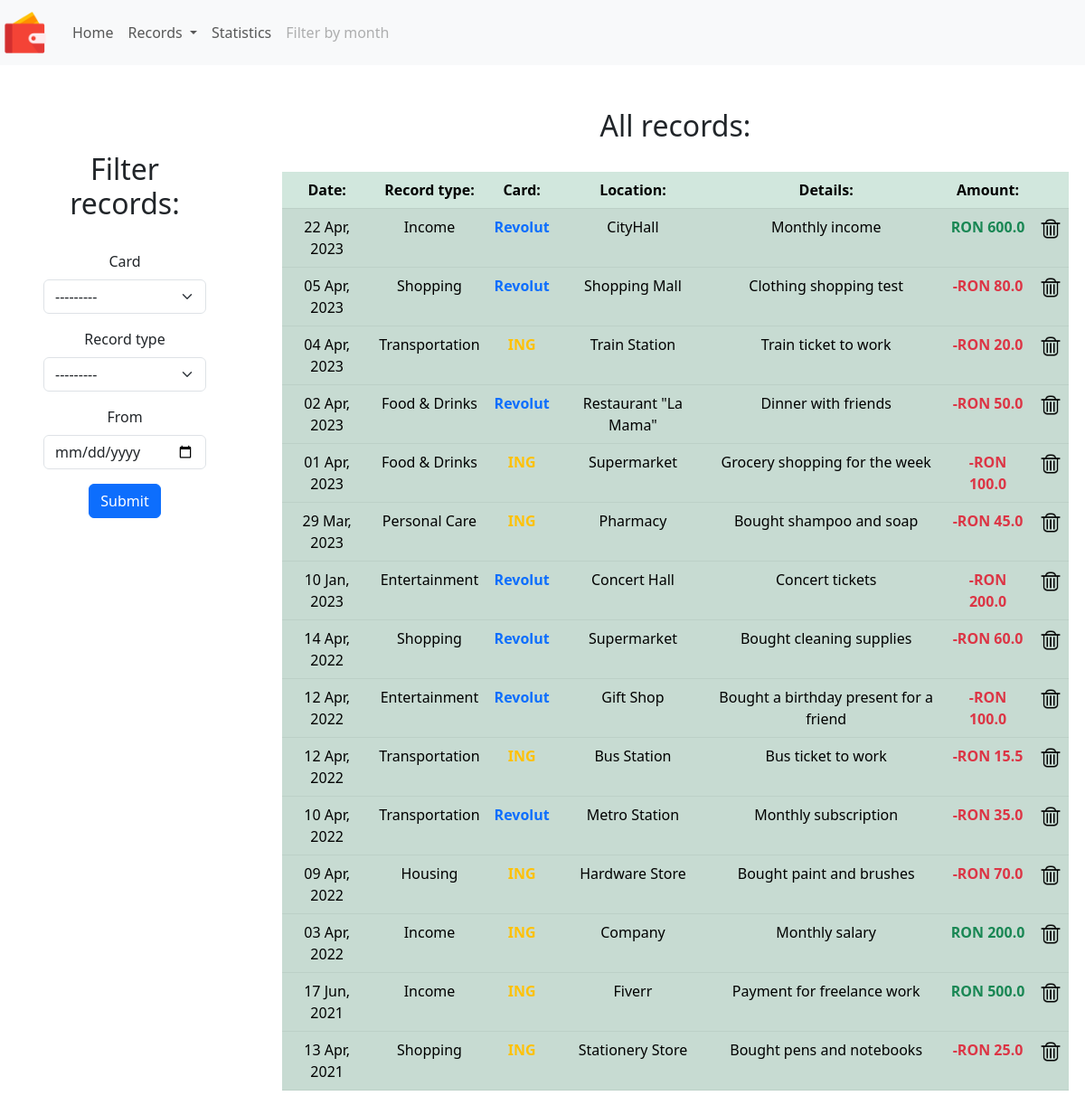
The page /spendings/ on the database its author committed.
### finances/models.py (models this page shows, shortened)
class Spending(models.Model):
    record_type = models.CharField(max_length=7, choices=RECORD_TYPE, default='other')
    paid_with = models.ForeignKey(BankAccount, blank=True, null=True, verbose_name='Card', on_delete=models.CASCADE)
    amount = models.FloatField(validators=[MinValueValidator(Decimal('0.01'))])
    category = models.ForeignKey(Category, blank=True, null=True, on_delete=models.CASCADE)
    date_time = models.DateTimeField()
    location = models.CharField(max_length=25,
                                validators=[RegexValidator('[+-/%@!(){}]', inverse_match=True)]
                                )
    description = models.TextField(max_length=300, blank=True,
                                   validators=[RegexValidator('[+-/%@!()"{}]', inverse_match=True)]
                                   )

class Category(models.Model):
    name = models.CharField('Category Name', max_length=30)
    def __str__(self):
        return self.name

class BankAccount(models.Model):
    name = models.CharField('Bank Account Name', max_length=15)
    balance = models.FloatField(default=0)
    def __str__(self):
        return self.name

### finances/views.py (the view)
# urls.py: path('spendings/', views.all_spendings, name='all-spendings'),
def all_spendings(request):
    spending_filter = SpendingFilter(request.GET, queryset=Spending.objects.all().order_by('-date_time'))
    context = {
        'form': spending_filter.form,
        'spendings_list': spending_filter.qs
    }
    return render(request, 'finances/spending_list.html', context)

### finances/templates/finances/spending_list.html (shortened to what this page needs)
{% extends "base.html" %}
{% load static %}
{% load crispy_forms_tags %}
{% block content %}
{% include 'includes/header.html' %}
<br><br>
<div class=" text-center">
    <div class="row">
    <div class="m-5 col-2" style="">
        <h2>Filter records:</h2>
        <br>
        <form method = 'GET' action="{% url 'finances:all-spendings' %}">
            {{ form|crispy }}
        <input type="submit" value="Submit" class="btn btn-primary">
        </form>
    </div>
            <div class="col-9">
                <div class="container">
                    <h2>All records:</h2>
                    <br>
<table class="table table-success table-striped table-hover">
    <thead>
    <tr>
        <th>Date:</th>
        <th>Record type:</th>
        <th>Card:</th>
        <th>Location:</th>
        <th>Details:</th>
        <th>Amount:</th>
        <th></th>
    </tr>
    </thead>
{% for spending in spendings_list %}
    <tbody>
    <tr class="clickable"
        onclick="window.location='{% url 'finances:edit-spending' spending.id %}'">
        <td>{{ spending.date_time|date:"d M, Y" }}</td>
        <td>{{ spending.category }}</td>
        <td>
            {% if spending.paid_with.name == 'ING' %}
            <strong class="text-warning">{{ spending.paid_with }}</strong>
            {% else %}
            <strong class="text-primary">{{ spending.paid_with }}</strong>
            {% endif %}
        </td>
        <td>{{ spending.location }}</td>
        <td>{{ spending.description }}</td>
        <td>{% if spending.record_type == 'expense'%}
            <strong class="text-danger">-RON {{ spending.amount }}</strong>
            {% else %}
            <strong class="text-success">RON {{ spending.amount }}</strong>
            {% endif %}
        </td>
        <td>
            <a href="{% url 'finances:delete-spending' spending.id %}">
            <img src="{% static 'finances/images/delete.png'%}" style="width:1.5rem;height:1.5rem;">
            </a>
        </td>
    </tr>
    </tbody>
{% endfor%}
</table>
</div>
            </div>
  </div>
</div>
{% endblock %}

### rows shown on the page
Spending: date_time "22 Apr, 2023", category "Income", paid_with "Revolut", location "CityHall", description "Monthly income", amount "600.0"
Spending: date_time "05 Apr, 2023", category "Shopping", paid_with "Revolut", location "Shopping Mall", description "Clothing shopping test", amount "80.0"
Spending: date_time "04 Apr, 2023", category "Transportation", paid_with "ING", location "Train Station", description "Train ticket to work", amount "20.0"
Spending: date_time "02 Apr, 2023", category "Food & Drinks", paid_with "Revolut", location "Restaurant \"La Mama\"", description "Dinner with friends", amount "50.0"
Spending: date_time "01 Apr, 2023", category "Food & Drinks", paid_with "ING", location "Supermarket", description "Grocery shopping for the week", amount "100.0"
Spending: date_time "29 Mar, 2023", category "Personal Care", paid_with "ING", location "Pharmacy", description "Bought shampoo and soap", amount "45.0"
Spending: date_time "10 Jan, 2023", category "Entertainment", paid_with "Revolut", location "Concert Hall", description "Concert tickets", amount "200.0"
Spending: date_time "14 Apr, 2022", category "Shopping", paid_with "Revolut", location "Supermarket", description "Bought cleaning supplies", amount "60.0"
Spending: date_time "12 Apr, 2022", category "Entertainment", paid_with "Revolut", location "Gift Shop", description "Bought a birthday present for a friend", amount "100.0"
Spending: date_time "12 Apr, 2022", category "Transportation", paid_with "ING", location "Bus Station", description "Bus ticket to work", amount "15.5"
Spending: date_time "10 Apr, 2022", category "Transportation", paid_with "Revolut", location "Metro Station", description "Monthly subscription", amount "35.0"
Spending: date_time "09 Apr, 2022", category "Housing", paid_with "ING", location "Hardware Store", description "Bought paint and brushes", amount "70.0"
Spending: date_time "03 Apr, 2022", category "Income", paid_with "ING", location "Company", description "Monthly salary", amount "200.0"
Spending: date_time "17 Jun, 2021", category "Income", paid_with "ING", location "Fiverr", description "Payment for freelance work", amount "500.0"
Spending: date_time "13 Apr, 2021", category "Shopping", paid_with "ING", location "Stationery Store", description "Bought pens and notebooks", amount "25.0"
